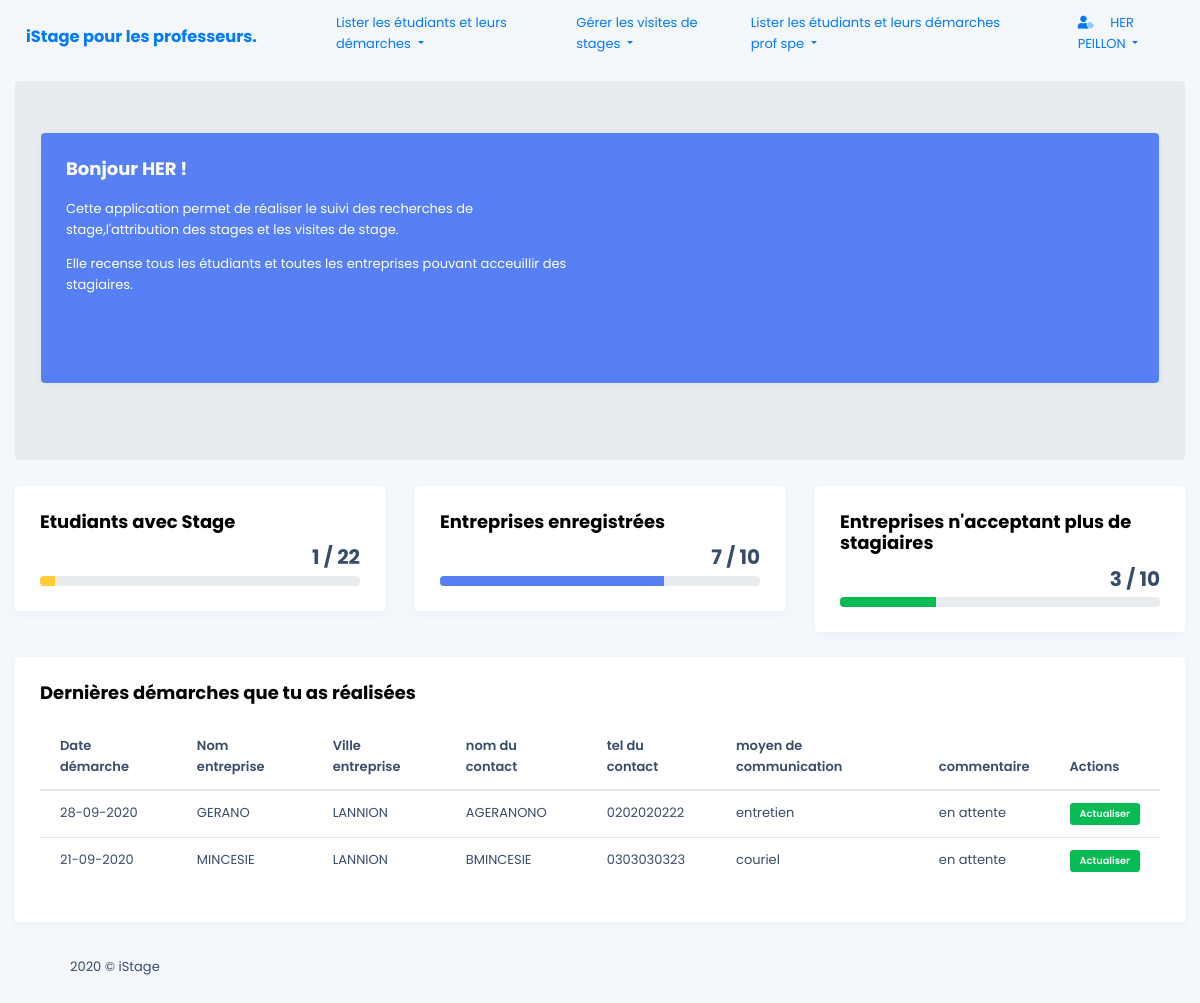
The app's page /front_end/tdb_etudiant.php (signed in) with its own data.
### tables this page shows
CREATE TABLE IF NOT EXISTS SALARIE
 (
   ID_SALARIE SMALLINT  AUTO_INCREMENT ,
   ID_ENTREPRISE SMALLINT NOT NULL  ,
   NOM_SALARIE CHAR(32) NOT NULL  ,
   PRENOM_SALARIE CHAR(32) NOT NULL  ,
   TEL_SALARIE CHAR(10) NOT NULL  ,
   EMAIL_SALARIE CHAR(32) NOT NULL  
   , PRIMARY KEY (ID_SALARIE) 
 );

CREATE TABLE IF NOT EXISTS DEMARCHE
 (
   ID_DEMARCHE SMALLINT AUTO_INCREMENT ,
   ID_ETUDIANT SMALLINT NOT NULL  ,
   ID_MOYEN SMALLINT NOT NULL  ,
   ID_SALARIE SMALLINT NOT NULL  ,
   DATE_DEMARCHE DATETIME NOT NULL  ,
   COMMENTAIRE CHAR(255) NOT NULL  
   , PRIMARY KEY (ID_DEMARCHE) 
 );

CREATE TABLE IF NOT EXISTS ENTREPRISE
 (
   ID_ENTREPRISE SMALLINT AUTO_INCREMENT ,
   NOM_ENTREPRISE CHAR(32) NOT NULL  ,
   ADRESSE_ENTREPRISE CHAR(255) NOT NULL  ,
   CP_ENTREPRISE CHAR(5) NOT NULL  ,
   VILLE_ENTREPRISE CHAR(32) NOT NULL  ,
   TEL_ENTREPRISE CHAR(10) NOT NULL  ,
   EMAIL_ENTREPRISE CHAR(32) NOT NULL  ,
   REFUS_ANNEESIO1 BOOLEAN NOT NULL  ,
   REFUS_ANNEE_SIO2 BOOLEAN NOT NULL  
   , PRIMARY KEY (ID_ENTREPRISE) 
 );

CREATE TABLE IF NOT EXISTS MOYENCOM
 (
   ID_MOYEN SMALLINT AUTO_INCREMENT ,
   LIBELLE_MOYEN CHAR(32) NOT NULL  
   , PRIMARY KEY (ID_MOYEN) 
 );

### back_end/show-data_etudiant.php (called while the page is built, shortened)
<?php
$id_et=$_SESSION['id'];
$stmt = $db->prepare(
    "SELECT ENTREPRISE.ID_ENTREPRISE, NOM_ENTREPRISE,VILLE_ENTREPRISE, NOM_SALARIE,
           TEL_SALARIE,DATE_DEMARCHE,COMMENTAIRE,LIBELLE_MOYEN
        FROM salarie,demarche,entreprise,moyencom
        WHERE MOYENCOM.ID_MOYEN=DEMARCHE.ID_MOYEN AND
              DEMARCHE.ID_SALARIE=SALARIE.ID_SALARIE AND
            ENTREPRISE.ID_ENTREPRISE= SALARIE.ID_ENTREPRISE AND
            DEMARCHE.ID_ETUDIANT=:id
        ORDER BY DATE_DEMARCHE  DESC"
);
$stmt->bindValue(':id', $id_et, PDO::PARAM_INT);
$stmt->execute();
$demarches = $stmt->fetchAll(PDO::FETCH_BOTH);
?>

### front_end/lister_dern_dem_et.php (the view)
<div class="row">
    <div class="col-md-12">
        <div class="card">
            <div class="card-body">
                 <h5 class="card-title">Dernières démarches que tu as réalisées</h5>
                 <div class="table-responsive">
                 <table class="table">
                        <thead>
                            <tr>
                                                <th scope="col">Date démarche</th>
                                                <th scope="col">Nom entreprise</th>
                                                <th scope="col">Ville entreprise</th>
                                                <th scope="col">nom du contact</th>
                                                <th scope="col">tel du contact</th>
                                                <th scope="col">moyen de communication</th>
                                                <th scope="col">commentaire</th>
                                                <th scope="col">Actions</th>
                             </tr>
                        </thead>
                        <tbody>
                            <?php
                                 foreach( $demarches as $row ) {
                                    echo '
                                    <tr>
                                        <td>'. join('-',array_reverse(explode('-',substr($row['DATE_DEMARCHE'],0,10)))).'</td>
                                        <td>'. $row['NOM_ENTREPRISE'].'</td>
                                        <td>'. $row['VILLE_ENTREPRISE'].'</td>
                                        <td>'. $row['NOM_SALARIE'].'</td>
                                        <td>'. $row['TEL_SALARIE'].'</td>
                                        <td>'. $row['LIBELLE_MOYEN'].'</td>
                                        <td>'. $row['COMMENTAIRE'].'</td>
                                        <td>
                                            <a href="creer_demarche.php?id='.$row['ID_ENTREPRISE'].'" <span class="badge badge-success">Actualiser</span></a>
                                        </td>
                                    </tr>
                                '; } ?>
                        </tbody>
                    </table>
                 </div>
            </div>
        </div>
    </div>
</div>

### assets/css/custom.css (style rules this page uses)
body { font-size: 1rem; font-family: Roboto, sans-serif; font-weight: initial; line-height: normal; -webkit-font-smoothing: antialiased }
.h1, .h2, .h3, .h4, .h5, .h6, h1, h2, h3, h4, h5, h6 { font-weight: 700 }
.h5, h5 { font-size: 1rem }
body, html { overflow-x: hidden; padding-right: 0 !important }
* { box-sizing: border-box }

### records on screen
salarie: demarche.DATE_DEMARCHE "28-09-2020", ID_ENTREPRISE.NOM_ENTREPRISE "GERANO", ID_ENTREPRISE.VILLE_ENTREPRISE "LANNION", NOM_SALARIE "AGERANONO", TEL_SALARIE "0202020222", moyencom.LIBELLE_MOYEN "entretien", demarche.COMMENTAIRE "en attente"
salarie: demarche.DATE_DEMARCHE "21-09-2020", ID_ENTREPRISE.NOM_ENTREPRISE "MINCESIE", ID_ENTREPRISE.VILLE_ENTREPRISE "LANNION", NOM_SALARIE "BMINCESIE", TEL_SALARIE "0303030323", moyencom.LIBELLE_MOYEN "couriel", demarche.COMMENTAIRE "en attente"

### other values on screen
$_SESSION['prenom'] "HER"
$_SESSION['nom'] "PEILLON"
$countEtudiantStage "1"
$countEtudiants "22"
$countEntreprises "7"
$countEntrepriseTotal "10"
$countEntreprisesRefus "3"
